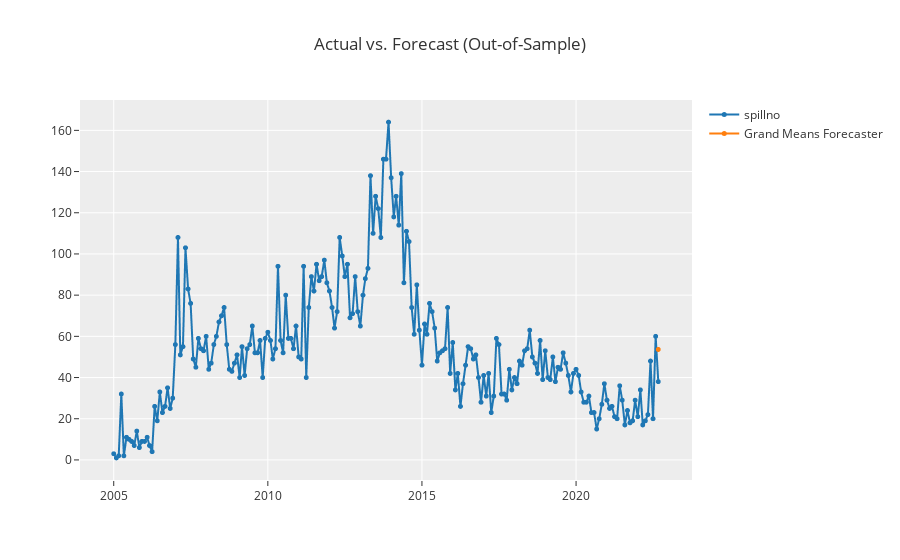

The cell this chart's notebook holds for it:
### Code cell
plot_model(best)

### Figure 1 — Plotly figure (JSON) as saved in the notebook; plotly's stock layout.template omitted (floating-point values rounded to 4 significant figures; data arrays with more than 128 entries replaced by an {"elided": "..."} marker saying what was removed)
{"data": [{"line": {"color": "rgb(31, 119, 180)", "width": 2}, "marker": {"color": "rgb(31, 119, 180)", "size": 5}, "mode": "lines+markers", "name": "spillno", "type": "scattergl", "x": {"elided": "213 str values"}, "xaxis": "x", "y": {"elided": "213 int values"}, "yaxis": "y"}, {"line": {"color": "rgb(255, 127, 14)", "width": 2}, "marker": {"color": "rgb(255, 127, 14)", "size": 5}, "mode": "lines+markers", "name": "Grand Means Forecaster", "type": "scattergl", "x": {"elided": "213 str values"}, "xaxis": "x", "y": {"elided": "213 float values"}, "yaxis": "y"}], "layout": {"showlegend": true, "title": {"text": "Actual vs. Forecast (Out-of-Sample)"}, "xaxis": {"anchor": "y", "domain": [0, 1]}, "yaxis": {"anchor": "x", "domain": [0, 1]}}}
